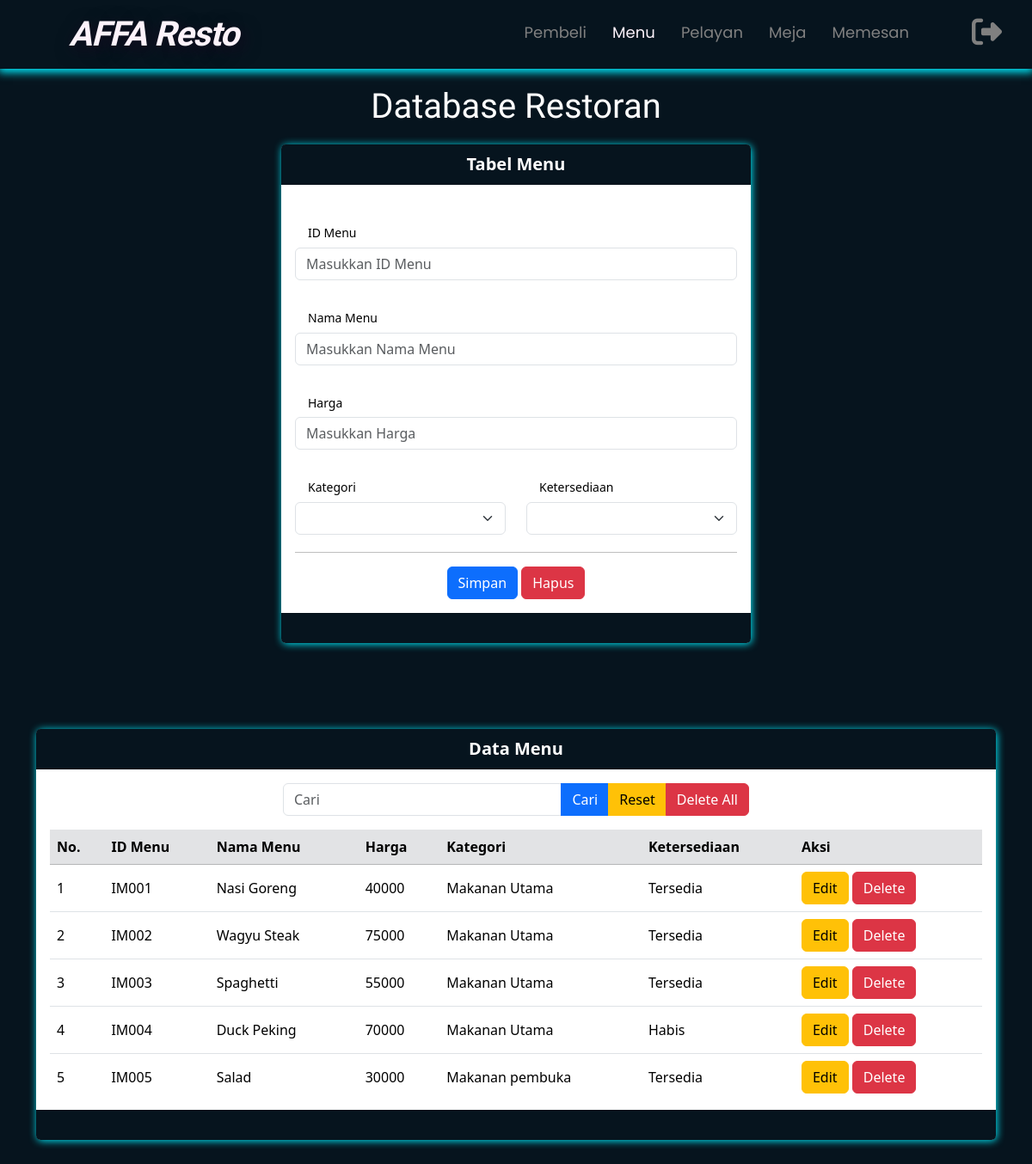
Page /menu.php on the committed database.
### tables this page shows
CREATE TABLE `menu` (
  `id_menu` varchar(6) NOT NULL,
  `nama_menu` varchar(20) NOT NULL,
  `harga` int(10) NOT NULL,
  `kategori` varchar(15) NOT NULL,
  `ketersediaan` varchar(10) NOT NULL
);

### menu.php (the view, shortened to what this page needs)
<?php
$server = "localhost";
$user = "root";
$password = "";
$database = "tubesBD_Restoran";
$koneksi = mysqli_connect($server, $user, $password, $database) or die(mysqli_error($koneksi));
$vid_menu = "";
$vnama_menu = "";
$vharga = "";
$vkategori = "";
$vketersediaan = "";
?>
<!doctype html>
<html lang="en">
<head>
    <link href="https://cdn.jsdelivr.net/npm/bootstrap@5.3.2/dist/css/bootstrap.min.css" rel="stylesheet">
    <link rel="stylesheet" href="https://cdnjs.cloudflare.com/ajax/libs/font-awesome/6.4.2/css/all.min.css" />
</head>
<body>
    <nav>
        <a href="menu.php"><label class="logo" style="font-family: Agbalumo;">AFFA Resto</label></a>
        <ul class="nav-links">
            <li><a href="pembeli.php" class="link-nav">Pembeli</a></li>
            <li><a href="menu.php" class="link-nav active">Menu</a></li>
            <li><a href="pelayan.php" class="link-nav">Pelayan</a></li>
            <li><a href="meja.php" class="link-nav">Meja</a></li>
            <li><a href="memesan.php" class="link-nav">Memesan</a></li>
        </ul>
        <a href="Halamanlogin/login.php" onclick="return confirm('Apakah anda yakin ingin logout')"><i class="fa-solid fa-right-from-bracket"></i></a>
    </nav>
    <div class="container">
        <h1 class="text-center">Database Restoran</h1>
        <div class="row">
            <div class="col-md-6 mx-auto">
                <div class="card">
                    <div class="card-header text-center">
                        Tabel Menu
                    </div>
                    <div class="card-body">
                        <form method="post">
                            <div class="mb-1">
                                <label class="form-label">ID Menu</label>
                                <h5>ID Menu</h5>
                                <input type="text" name="tid_menu" value="<?= $vid_menu ?>" class="form-control" placeholder="Masukkan ID Menu">
                            </div>
                            <div class="mb-1">
                                <label class="form-label">Nama Menu</label>
                                <h5>Nama Menu</h5>
                                <input type="text" name="tnama_menu" value="<?= $vnama_menu ?>" class="form-control" placeholder="Masukkan Nama Menu">
                            </div>
                            <div class="mb-1">
                                <label class="form-label">Harga</label>
                                <h5>Harga</h5>
                                <input type="number" name="tharga" value="<?= $vharga ?>" class="form-control" placeholder="Masukkan Harga">
                            </div>
                            <div class="row">
                                <div class="col">
                                    <div class="mb-1">
                                        <label class="form-label">Kategori</label>
                                        <h5>Kategori</h5>
                                        <select class="form-select" name="tkategori">
                                            <option value="<?= $vkategori ?>"><?= $vkategori ?></option>
                                            <option value="Makanan pembuka">Makanan Pembuka</option>
                                        </select>
                                    </div>
                                </div>
                                <div class="col">
                                    <div class="mb-1">
                                        <label class="form-label">Ketersediaan</label>
                                        <h5>Ketersediaan</h5>
                                        <select class="form-select" name="tketersediaan">
                                            <option value="<?= $vketersediaan ?>"><?= $vketersediaan ?></option>
                                            <option value="Tersedia">Tersedia</option>
                                        </select>
                                    </div>
                                </div>
                            </div>
                            <div class="text-center">
                                <hr>
                                <button class="btn btn-primary" name="bsimpan" type="submit">Simpan</button>
                                <button class="btn btn-danger" name="bhapus" type="reset">Hapus</button>
                            </div>
                        </form>
                    </div>
                    <div class="card-footer">
                    </div>
                </div>
            </div>
        </div>
        <div class="card">
            <div class="card-header text-center">
                Data Menu
            </div>
            <div class="card-body">
                <div class="col-md-6 mx-auto">
                    <form method="post">
                        <div class="input-group mb-3">
                            <input type="text" name="tcari" value="<?= isset($_POST['tcari']) ? $_POST['tcari'] : ''; ?>" class="form-control" placeholder="Cari">
                            <button class="btn btn-primary" name="bcari" type="submit">Cari</button>
                            <button class="btn btn-warning" name="breset" type="submit">Reset</button>
                            <button class="btn btn-danger" name="bdeleteall" type="submit">Delete All</button>
                        </div>
                    </form>
                </div>
                <div class="table-content">
                    <table class="table table-hover">
                        <tr class="table-secondary">
                            <th>No.</th>
                            <th>ID Menu</th>
                            <th>Nama Menu</th>
                            <th>Harga</th>
                            <th>Kategori</th>
                            <th>Ketersediaan</th>
                            <th>Aksi</th>
                        </tr>
                        <?php
                        $no = 1;
                        if (isset($_POST['bcari'])) {
                            $keyword = $_POST['tcari'];
                            $q = "SELECT * FROM menu WHERE id_menu like '%$keyword%' or nama_menu like '%$keyword%' or harga like '%$keyword%'
                        or kategori like '%$keyword%' or ketersediaan like '%$keyword%' order by id_menu asc";
                        } else {
                            $q = "SELECT * FROM menu order by id_menu asc";
                        }
                        $tampil = mysqli_query($koneksi, $q);
                        while ($data = mysqli_fetch_array($tampil)) :
                        ?>
                            <tr>
                                <td><?= $no++ ?></td>
                                <td><?= $data['id_menu'] ?></td>
                                <td><?= $data['nama_menu'] ?></td>
                                <td><?= $data['harga'] ?></td>
                                <td><?= $data['kategori'] ?></td>
                                <td><?= $data['ketersediaan'] ?></td>
                                <td>
                                    <a href="menu.php?hal=edit&id=<?= $data['id_menu'] ?>" class="btn btn-warning">Edit</a>
                                    <a href="menu.php?hal=delete&id=<?= $data['id_menu'] ?>" class="btn btn-danger" onclick="return confirm('Apakah anda yakin akan hapus data ini')">Delete</a>
                                </td>
                            </tr>
                        <?php endwhile;
                        ?>
                    </table>
                </div>
            </div>
            <div class="card-footer">
            </div>
        </div>
    </div>
</body>
</html>

### menu.php (style rules this page uses)
*, html, body { padding: 0; margin: 0; box-sizing: border-box; scroll-behavior: smooth; }
body { background-color: var(--dark-blue); }
:root { --blue: #0ef; --white: #fcf2fa; --dark-blue: #06141e; --trans-blc: rgba(0, 0, 0, 0.9); --shadow-nav: 0 2px 10px 2px #0ef; --shadow: 1px 1px 10px 0 #0ef; }
nav { position: sticky; position: -webkit-sticky; top: 0; z-index: 1; margin: auto; background: var(--dark-blue); box-shadow: var(--shadow-nav); height: 80px; width: 100%; }
label.logo { color: var(--white); font-size: 40px; line-height: 80px; padding: 0 80px; letter-spacing: -1px; font-weight: 800; font-style: italic; transition: 0.2s ease; text-shadow: 3px 5px 20px #230622aa; cursor: pointer; }
nav ul { float: right; margin-right: 130px; }
nav ul li { display: inline-block; line-height: 75px; }
nav ul li .link-nav { align-items: center; color: grey; font-size: 18px; padding: 7px 13px; text-decoration: none; }
.link-nav ::before { content: ""; position: absolute; width: 0; height: 2px; background-color: skyblue; bottom: -2px; left: 0; transition: width 0.3s ease; }
.link-nav { color: White; }
h1.text-center { text-align: center; margin-top: 20px; color: white; font-family: Agbalumo; margin-bottom: 20px; }
.card-header { background-color: var(--dark-blue); font-weight: bold; font-size: 20px; }
.card-footer { background-color: var(--dark-blue); height: 35px; }
.card { box-shadow: var(--shadow); border: none; color: white; margin-bottom: 100px; }
hr { color: black; }
nav a { font-family: Poppins; position: relative; text-decoration: none; transition: 0.2s; }
nav a::before { content: ""; position: absolute; width: 0; height: 3px; background-color: var(--blue); bottom: -2px; left: 0; transition: width 0.3s ease; }
nav li a.active { color: var(--white); }
.table-content { height: 310px; overflow-x: auto; }
table { table-layout: auto; }
th { position: sticky; top: 0; }
td { vertical-align: middle; }
h5 { padding-left: 15px; color: black; font-size: 14px; font-weight: 400; }
.fa-right-from-bracket { position: fixed; top: 20px; right: 35px; color: grey; cursor: pointer; font-size: 35px; z-index: 999; transition: 0.5s; }

### rows in the picture
menu: id_menu "IM001", nama_menu "Nasi Goreng", harga "40000", kategori "Makanan Utama", ketersediaan "Tersedia"
menu: id_menu "IM002", nama_menu "Wagyu Steak", harga "75000", kategori "Makanan Utama", ketersediaan "Tersedia"
menu: id_menu "IM003", nama_menu "Spaghetti", harga "55000", kategori "Makanan Utama", ketersediaan "Tersedia"
menu: id_menu "IM004", nama_menu "Duck Peking", harga "70000", kategori "Makanan Utama", ketersediaan "Habis"
menu: id_menu "IM005", nama_menu "Salad", harga "30000", kategori "Makanan pembuka", ketersediaan "Tersedia"
